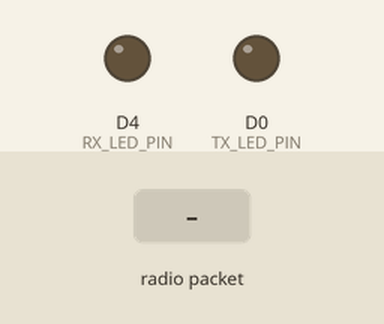
Recording of a sketch running on a simulated ESP8266 (NodeMCU). On the bench: output pins drawn as LEDs (lit = HIGH). The test bench sets the inputs (shaded band). No radio packets arrive unless stated; what the sketch prints to the serial monitor is not drawn.

Above: at 3.8 s.
3.9 s: radio packet "FIRE" arrives
At 4.08 s:
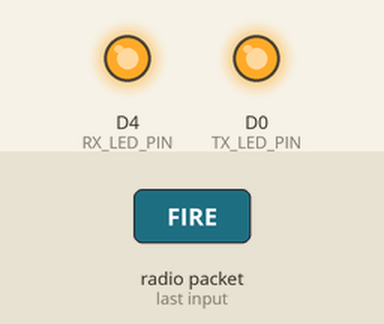
5.7 s: radio packet "EARTHQUAKE" arrives
At 6.7 s:
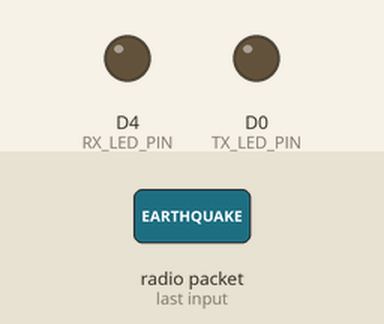
7.2 s: radio packet "0" arrives
At 7.35 s:
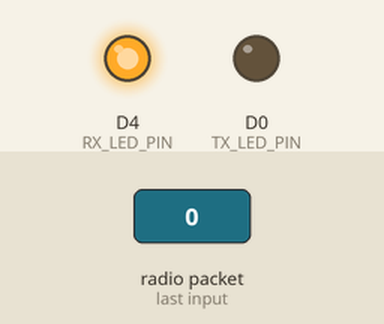
Timing chart, 0 to 10.2 s (numbered marks = the images above; inputs shaded):
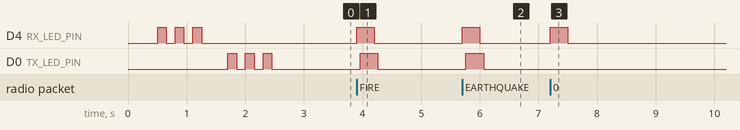

Measured:
- after the input at 3.9 s, D4 (RX_LED_PIN): LOW → HIGH at once, → LOW 0.30 s later; D0 (TX_LED_PIN): LOW → HIGH after 0.06 s, → LOW 0.30 s later
- after the input at 5.7 s, D4 (RX_LED_PIN): LOW → HIGH at once, → LOW 0.30 s later; D0 (TX_LED_PIN): LOW → HIGH after 0.06 s, → LOW 0.30 s later
- after the input at 7.2 s, D4 (RX_LED_PIN): LOW → HIGH at once, → LOW 0.30 s later

The sketch:

Intermediate_Nod.ino
```cpp
/*
 * ESP8266 LoRa Relay Node (Range Extender)
 * - Receives alerts from transmitter
 * - Forwards them to receivers
 * - External LED (D4/GPIO2) = Signal Reception
 * - Onboard LED (D0/GPIO16) = Transmission
 * - Prevents message loops with deduplication
 */

#include <SPI.h>
#include <LoRa.h>
#include <ESP8266WiFi.h>
#include <espnow.h>

// ===== LoRa Pins (ESP8266) =====
#define LORA_CS   15
#define LORA_RST  -1
#define LORA_DIO0 4

// ===== LED Indicators =====
#define RX_LED_PIN 2       // D4 (GPIO2) - External LED for reception
#define TX_LED_PIN 16      // D0 (GPIO16) - Onboard LED for transmission

const unsigned long LED_BLINK_MS = 300;
unsigned long rxLedOffTime = 0;
unsigned long txLedOffTime = 0;

// ===== Message Deduplication =====
const int CACHE_SIZE = 10;
struct MessageCache {
  char msg[64];
  unsigned long timestamp;
} messageCache[CACHE_SIZE];
int cacheIndex = 0;

const unsigned long DEDUPE_WINDOW = 5000;  // 5 seconds

// ===== ESP-NOW Configuration =====
uint8_t receiverAddress[] = {0xFF, 0xFF, 0xFF, 0xFF, 0xFF, 0xFF}; // Broadcast address
struct __attribute__((packed)) EspNowMessage {
  char msg[64];
};

// ===== Distance Threshold =====
const float DISTANCE_THRESHOLD_METERS = 50.0;
const float RECEIVER_LAT = 30.768885; // Default Receiver Lat
const float RECEIVER_LNG = 76.57521;  // Default Receiver Lng

// ===== Statistics =====
unsigned long messagesReceived = 0;
unsigned long messagesForwardedLoRa = 0;
unsigned long messagesForwardedEspNow = 0;
unsigned long messagesDuplicate = 0;
unsigned long lastStatsDisplay = 0;

void setup() {
  Serial.begin(115200);
  delay(500);
  Serial.println(F("\n=== LoRa Relay Node ==="));

  // Initialize LEDs
  pinMode(RX_LED_PIN, OUTPUT);
  pinMode(TX_LED_PIN, OUTPUT);
  digitalWrite(RX_LED_PIN, LOW);
  digitalWrite(TX_LED_PIN, LOW);

  Serial.println(F("LEDs initialized"));
  Serial.print(F("   RX LED: D4 (GPIO"));
  Serial.print(RX_LED_PIN);
  Serial.println(F(")"));
  Serial.print(F("   TX LED: Onboard (GPIO"));
  Serial.print(TX_LED_PIN);
  Serial.println(F(")"));

  // Startup LED test
  Serial.println(F("\nLED Test..."));
  for (int i = 0; i < 3; i++) {
    digitalWrite(RX_LED_PIN, HIGH);
    delay(150);
    digitalWrite(RX_LED_PIN, LOW);
    delay(150);
  }
  delay(300);
  for (int i = 0; i < 3; i++) {
    digitalWrite(TX_LED_PIN, HIGH);
    delay(150);
    digitalWrite(TX_LED_PIN, LOW);
    delay(150);
  }

  // Initialize WiFi for ESP-NOW
  WiFi.mode(WIFI_STA);
  WiFi.disconnect();

  if (esp_now_init() != 0) {
    Serial.println(F("ESP-NOW Init Failed"));
  } else {
    esp_now_set_self_role(ESP_NOW_ROLE_COMBO);
    esp_now_add_peer(receiverAddress, ESP_NOW_ROLE_COMBO, 1, NULL, 0);
    Serial.println(F("ESP-NOW Initialized"));
  }

  // Initialize LoRa
  Serial.print(F("Initializing LoRa... "));
  LoRa.setPins(LORA_CS, LORA_RST, LORA_DIO0);

  if (!LoRa.begin(433E6)) {
    Serial.println(F("FAILED!"));
    while (1) {
      digitalWrite(RX_LED_PIN, !digitalRead(RX_LED_PIN));
      digitalWrite(TX_LED_PIN, !digitalRead(TX_LED_PIN));
      delay(200);
    }
  }

  LoRa.setSyncWord(0x12);
  LoRa.enableCrc();
  LoRa.setTxPower(20);

  Serial.println(F("OK (433MHz)"));
  Serial.println(F("\nRelay Active - Listening...\n"));

  // Initialize message cache
  for (int i = 0; i < CACHE_SIZE; i++) {
    messageCache[i].msg[0] = '\0';
    messageCache[i].timestamp = 0;
  }
}

void blinkRxLed() {
  digitalWrite(RX_LED_PIN, HIGH);
  rxLedOffTime = millis() + LED_BLINK_MS;
}

void blinkTxLed() {
  digitalWrite(TX_LED_PIN, HIGH);
  txLedOffTime = millis() + LED_BLINK_MS;
}

// Check if message was recently seen (deduplication)
bool isDuplicate(const char* msg) {
  unsigned long now = millis();

  for (int i = 0; i < CACHE_SIZE; i++) {
    // Check if message matches and is within time window
    if (strcmp(messageCache[i].msg, msg) == 0) {
      if (now - messageCache[i].timestamp < DEDUPE_WINDOW) {
        return true;  // Duplicate found
      }
    }
  }

  return false;  // Not a duplicate
}

// Add message to cache
void cacheMessage(const char* msg) {
  strncpy(messageCache[cacheIndex].msg, msg, sizeof(messageCache[0].msg) - 1);
  messageCache[cacheIndex].msg[sizeof(messageCache[0].msg) - 1] = '\0';
  messageCache[cacheIndex].timestamp = millis();

  cacheIndex = (cacheIndex + 1) % CACHE_SIZE;
}

// Validate message format
bool isValidMessage(const char* msg) {
  // Must start with FIRE or EARTHQUAKE
  if (strncmp(msg, "FIRE", 4) == 0) return true;
  if (strncmp(msg, "EARTHQUAKE", 10) == 0) return true;
  return false;
}

float calculateDistance(float lat1, float lon1, float lat2, float lon2) {
  const float R = 6371000; // Earth radius in meters
  float phi1 = lat1 * PI / 180;
  float phi2 = lat2 * PI / 180;
  float deltaPhi = (lat2 - lat1) * PI / 180;
  float deltaLambda = (lon2 - lon1) * PI / 180;

  float a = sin(deltaPhi / 2) * sin(deltaPhi / 2) +
            cos(phi1) * cos(phi2) *
            sin(deltaLambda / 2) * sin(deltaLambda / 2);
  float c = 2 * atan2(sqrt(a), sqrt(1 - a));

  return R * c;
}

void forwardMessage(const char* msg) {
  // Parse coordinates from message to calculate distance
  float transLat = 0, transLng = 0;
  const char* p = strchr(msg, ',');
  if (p) {
    transLat = atof(++p);
    p = strchr(p, ',');
    if (p) transLng = atof(++p);
  }

  float dist = calculateDistance(transLat, transLng, RECEIVER_LAT, RECEIVER_LNG);
  Serial.print(F("Distance to Receiver: "));
  Serial.print(dist);
  Serial.println(F(" meters"));

  if (dist < DISTANCE_THRESHOLD_METERS) {
    // Forward via ESP-NOW (Short Range)
    EspNowMessage espMsg;
    strncpy(espMsg.msg, msg, sizeof(espMsg.msg) - 1);
    espMsg.msg[sizeof(espMsg.msg) - 1] = '\0';

    int result = esp_now_send(receiverAddress, (uint8_t *)&espMsg, sizeof(espMsg));
    if (result == 0) {
      Serial.println(F("FORWARDED (ESP-NOW)"));
      messagesForwardedEspNow++;
      blinkTxLed();
    } else {
      Serial.println(F("ESP-NOW Forward failed"));
    }
  } else {
    // Forward via LoRa (Long Range)
    LoRa.beginPacket();
    LoRa.print(msg);
    if (LoRa.endPacket()) {
      Serial.println(F("FORWARDED (LoRa)"));
      messagesForwardedLoRa++;
      blinkTxLed();
    } else {
      Serial.println(F("LoRa Forward failed"));
    }
  }
}

void loop() {
  unsigned long now = millis();

  // Manage LED timeouts
  if (now >= rxLedOffTime && digitalRead(RX_LED_PIN) == HIGH) {
    digitalWrite(RX_LED_PIN, LOW);
  }
  if (now >= txLedOffTime && digitalRead(TX_LED_PIN) == HIGH) {
    digitalWrite(TX_LED_PIN, LOW);
  }

  // ===== Check for incoming LoRa packets =====
  int packetSize = LoRa.parsePacket();

  if (packetSize > 0) {
    char msg[64];
    uint8_t idx = 0;

    // Read packet
    while (LoRa.available() && idx < sizeof(msg) - 1) {
      msg[idx++] = (char)LoRa.read();
    }
    msg[idx] = '\0';  // Null terminate

    int rssi = LoRa.packetRssi();
    float snr = LoRa.packetSnr();

    messagesReceived++;
    blinkRxLed();

    Serial.print(F("📥 RECEIVED: "));
    Serial.print(msg);
    Serial.print(F(" | RSSI: "));
    Serial.print(rssi);
    Serial.print(F(" dBm | SNR: "));
    Serial.print(snr);
    Serial.println(F(" dB"));

    // Validate message format
    if (!isValidMessage(msg)) {
      Serial.println(F("Invalid format - not forwarding"));
      return;
    }

    // Check for duplicates
    if (isDuplicate(msg)) {
      messagesDuplicate++;
      Serial.println(F("Duplicate - not forwarding"));
      return;
    }

    // Cache this message
    cacheMessage(msg);

    // Forward the message
    forwardMessage(msg);
  }

  // ===== Display statistics every 10 seconds =====
  if (now - lastStatsDisplay >= 10000) {
    Serial.println(F("\n--- Statistics ---"));
    Serial.print(F("Received:      "));
    Serial.println(messagesReceived);
    Serial.print(F("Forwarded LoRa:  "));
    Serial.println(messagesForwardedLoRa);
    Serial.print(F("Forwarded E-NOW: "));
    Serial.println(messagesForwardedEspNow);
    Serial.print(F("Duplicates:    "));
    Serial.println(messagesDuplicate);
    Serial.print(F("Uptime:        "));
    Serial.print(now / 1000);
    Serial.println(F(" seconds\n"));

    lastStatsDisplay = now;
  }

  yield();  // ESP8266 watchdog feed
}
```
